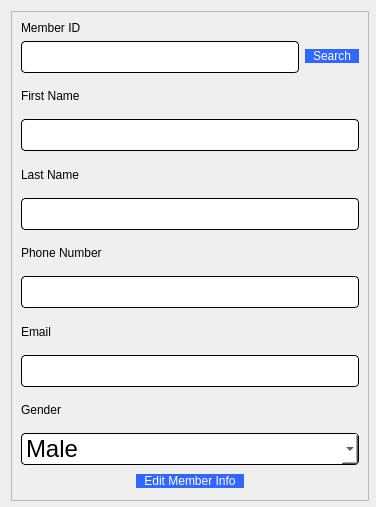
<?xml version="1.0" encoding="UTF-8"?>
<ui version="4.0">
 <class>editMember</class>
 <widget class="QDialog" name="editMember">
  <property name="geometry">
   <rect>
    <x>0</x>
    <y>0</y>
    <width>376</width>
    <height>507</height>
   </rect>
  </property>
  <property name="windowTitle">
   <string>Dialog</string>
  </property>
  <widget class="QFrame" name="frame">
   <property name="geometry">
    <rect>
     <x>11</x>
     <y>11</y>
     <width>358</width>
     <height>490</height>
    </rect>
   </property>
   <property name="frameShape">
    <enum>QFrame::StyledPanel</enum>
   </property>
   <property name="frameShadow">
    <enum>QFrame::Raised</enum>
   </property>
   <layout class="QVBoxLayout" name="verticalLayout_4">
    <item>
     <layout class="QHBoxLayout" name="horizontalLayout">
      <item>
       <layout class="QVBoxLayout" name="verticalLayout_2">
        <item>
         <widget class="QLabel" name="label_11">
          <property name="styleSheet">
           <string notr="true">font: 10pt &quot;Comic Sans MS&quot;;
color: rgb(0, 0, 0);</string>
          </property>
          <property name="text">
           <string>Member ID</string>
          </property>
         </widget>
        </item>
        <item>
         <widget class="QLineEdit" name="ID">
          <property name="styleSheet">
           <string notr="true">QLineEdit{
	background-color: rgb(255, 255, 255);
	 border: 1px  solid;
     border-radius: 4px;
	font: 24px
}</string>
          </property>
         </widget>
        </item>
       </layout>
      </item>
      <item>
       <layout class="QVBoxLayout" name="verticalLayout_3">
        <item>
         <spacer name="verticalSpacer">
          <property name="orientation">
           <enum>Qt::Vertical</enum>
          </property>
          <property name="sizeType">
           <enum>QSizePolicy::Fixed</enum>
          </property>
          <property name="sizeHint" stdset="0">
           <size>
            <width>20</width>
            <height>18</height>
           </size>
          </property>
         </spacer>
        </item>
        <item>
         <widget class="QPushButton" name="searchMemberBtn">
          <property name="styleSheet">
           <string notr="true">QPushButton{
color: rgb(255, 255, 255);
font: 10pt &quot;Comic Sans MS&quot;;
border-radius:8px;
padding : 0 8px;
background: #3366FF;
border -radius:10px;
}
QPushButton:hover:!pressed

{
background:#4f85e2;
}
QToolButton
{

border-radius:10px;
bacground:red;
color:red;
}

QPushButton:pressed
{
              font-size: 19px;
              transition: 0.9s; 
}</string>
          </property>
          <property name="text">
           <string>Search</string>
          </property>
         </widget>
        </item>
       </layout>
      </item>
     </layout>
    </item>
    <item>
     <layout class="QVBoxLayout" name="verticalLayout">
      <item>
       <widget class="QLabel" name="label_6">
        <property name="styleSheet">
         <string notr="true">font: 10pt &quot;Comic Sans MS&quot;;
color: rgb(0, 0, 0);</string>
        </property>
        <property name="text">
         <string>First Name</string>
        </property>
       </widget>
      </item>
      <item>
       <widget class="QLineEdit" name="firstName">
        <property name="styleSheet">
         <string notr="true">QLineEdit{
	background-color: rgb(255, 255, 255);
	 border: 1px  solid;
     border-radius: 4px;
	font: 24px
}</string>
        </property>
       </widget>
      </item>
     </layout>
    </item>
    <item>
     <layout class="QVBoxLayout" name="verticalLayout_10">
      <item>
       <widget class="QLabel" name="label_10">
        <property name="styleSheet">
         <string notr="true">font: 10pt &quot;Comic Sans MS&quot;;
color: rgb(0, 0, 0);</string>
        </property>
        <property name="text">
         <string>Last Name </string>
        </property>
       </widget>
      </item>
      <item>
       <widget class="QLineEdit" name="lastName">
        <property name="styleSheet">
         <string notr="true">QLineEdit{
	background-color: rgb(255, 255, 255);
	 border: 1px  solid;
     border-radius: 4px;
	font: 24px
}</string>
        </property>
       </widget>
      </item>
     </layout>
    </item>
    <item>
     <layout class="QVBoxLayout" name="verticalLayout_7">
      <item>
       <widget class="QLabel" name="label_7">
        <property name="styleSheet">
         <string notr="true">font: 10pt &quot;Comic Sans MS&quot;;
color: rgb(0, 0, 0);</string>
        </property>
        <property name="text">
         <string>Phone Number</string>
        </property>
       </widget>
      </item>
      <item>
       <widget class="QLineEdit" name="phone">
        <property name="styleSheet">
         <string notr="true">QLineEdit{
	background-color: rgb(255, 255, 255);
	 border: 1px  solid;
     border-radius: 4px;
	font: 24px
}</string>
        </property>
       </widget>
      </item>
     </layout>
    </item>
    <item>
     <layout class="QVBoxLayout" name="verticalLayout_8">
      <item>
       <widget class="QLabel" name="label_8">
        <property name="styleSheet">
         <string notr="true">font: 10pt &quot;Comic Sans MS&quot;;
color: rgb(0, 0, 0);</string>
        </property>
        <property name="text">
         <string>Email </string>
        </property>
       </widget>
      </item>
      <item>
       <widget class="QLineEdit" name="mail">
        <property name="styleSheet">
         <string notr="true">QLineEdit{
	background-color: rgb(255, 255, 255);
	 border: 1px  solid;
     border-radius: 4px;
	font: 24px
}</string>
        </property>
       </widget>
      </item>
     </layout>
    </item>
    <item>
     <layout class="QVBoxLayout" name="verticalLayout_9">
      <item>
       <widget class="QLabel" name="label_9">
        <property name="styleSheet">
         <string notr="true">font: 10pt &quot;Comic Sans MS&quot;;
color: rgb(0, 0, 0);</string>
        </property>
        <property name="text">
         <string>Gender</string>
        </property>
       </widget>
      </item>
      <item>
       <widget class="QComboBox" name="gender">
        <property name="styleSheet">
         <string notr="true">QComboBox{
	background-color: rgb(255, 255, 255);
	 border: 1px  solid;
     border-radius: 4px;
	font: 24px
}</string>
        </property>
        <item>
         <property name="text">
          <string>Male</string>
         </property>
        </item>
        <item>
         <property name="text">
          <string>Female</string>
         </property>
        </item>
       </widget>
      </item>
     </layout>
    </item>
    <item>
     <layout class="QHBoxLayout" name="horizontalLayout_2">
      <item>
       <spacer name="horizontalSpacer">
        <property name="orientation">
         <enum>Qt::Horizontal</enum>
        </property>
        <property name="sizeHint" stdset="0">
         <size>
          <width>78</width>
          <height>20</height>
         </size>
        </property>
       </spacer>
      </item>
      <item>
       <widget class="QPushButton" name="editMemberBtn">
        <property name="styleSheet">
         <string notr="true">QPushButton{
color: rgb(255, 255, 255);
font: 10pt &quot;Comic Sans MS&quot;;
border-radius:8px;
padding : 0 8px;
background: #3366FF;
border -radius:10px;
}
QPushButton:hover:!pressed

{
background:#4f85e2;
}
QToolButton
{

border-radius:10px;
bacground:red;
color:red;
}

QPushButton:pressed
{
              font-size: 19px;
              transition: 0.9s; 
}</string>
        </property>
        <property name="text">
         <string>Edit Member Info</string>
        </property>
       </widget>
      </item>
      <item>
       <spacer name="horizontalSpacer_2">
        <property name="orientation">
         <enum>Qt::Horizontal</enum>
        </property>
        <property name="sizeHint" stdset="0">
         <size>
          <width>78</width>
          <height>20</height>
         </size>
        </property>
       </spacer>
      </item>
     </layout>
    </item>
   </layout>
  </widget>
 </widget>
 <resources/>
 <connections/>
</ui>
